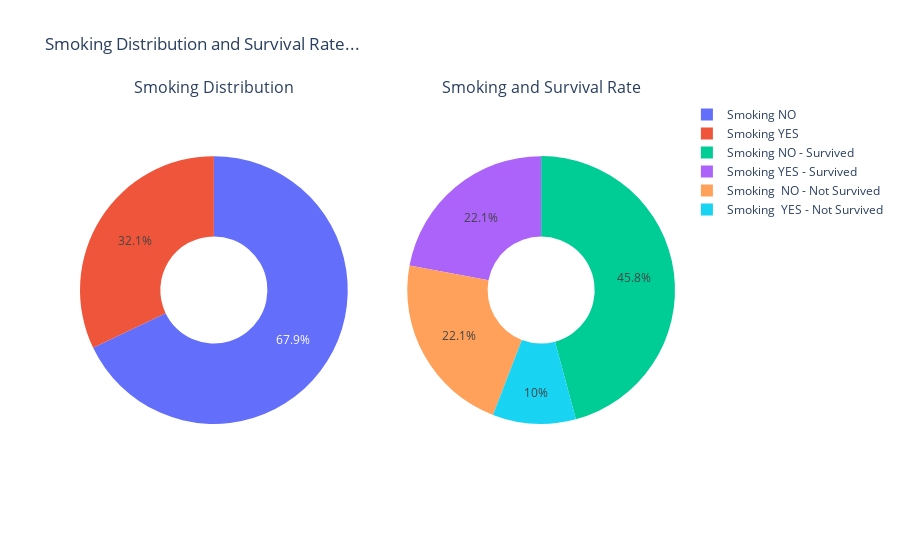

Notebook cell for this chart:
### Code cell
# Create subplots: use 'domain' type for Pie subplot
fig = make_subplots(rows=1, cols=2, specs=[[{'type':'domain'}, {'type':'domain'}]], 
                    subplot_titles=['Smoking Distribution', 'Smoking and Survival Rate'])

labels1 = ["Smoking YES", "Smoking NO"]
values1 = [len(smoking_yes), len(smoking_no)]

labels2 = ['Smoking YES - Survived','Smoking  YES - Not Survived', 'Smoking NO - Survived',
           'Smoking  NO - Not Survived']
values2 = [len(smoking_yes_survived), len(smoking_yes_not_survived),
          len(smoking_no_survived), len(smoking_no_not_survived)]

fig.add_trace(go.Pie(labels=labels1, values=values1, name="Distribution of Smoking"), 1, 1)
fig.add_trace(go.Pie(labels=labels2, values=values2, name='Smoking & Survival'), 1, 2)

# Use `hole` to create a donut-like pie chart
fig.update_traces(hole=.4, hoverinfo="label+percent+name")

fig.update_layout(title_text="Smoking Distribution and Survival Rate...")

fig.show()

### Figure 1 — Plotly figure (JSON) as saved in the notebook; plotly's stock layout.template omitted (floating-point values rounded to 4 significant figures)
{"data": [{"domain": {"x": [0, 0.45], "y": [0, 1]}, "hole": 0.4, "hoverinfo": "label+percent+name", "labels": ["Smoking YES", "Smoking NO"], "name": "Distribution of Smoking", "type": "pie", "values": [96, 203]}, {"domain": {"x": [0.55, 1], "y": [0, 1]}, "hole": 0.4, "hoverinfo": "label+percent+name", "labels": ["Smoking YES - Survived", "Smoking  YES - Not Survived", "Smoking NO - Survived", "Smoking  NO - Not Survived"], "name": "Smoking & Survival", "type": "pie", "values": [66, 30, 137, 66]}], "layout": {"annotations": [{"font": {"size": 16}, "showarrow": false, "text": "Smoking Distribution", "x": 0.225, "xanchor": "center", "xref": "paper", "y": 1, "yanchor": "bottom", "yref": "paper"}, {"font": {"size": 16}, "showarrow": false, "text": "Smoking and Survival Rate", "x": 0.775, "xanchor": "center", "xref": "paper", "y": 1, "yanchor": "bottom", "yref": "paper"}], "title": {"text": "Smoking Distribution and Survival Rate..."}}}
